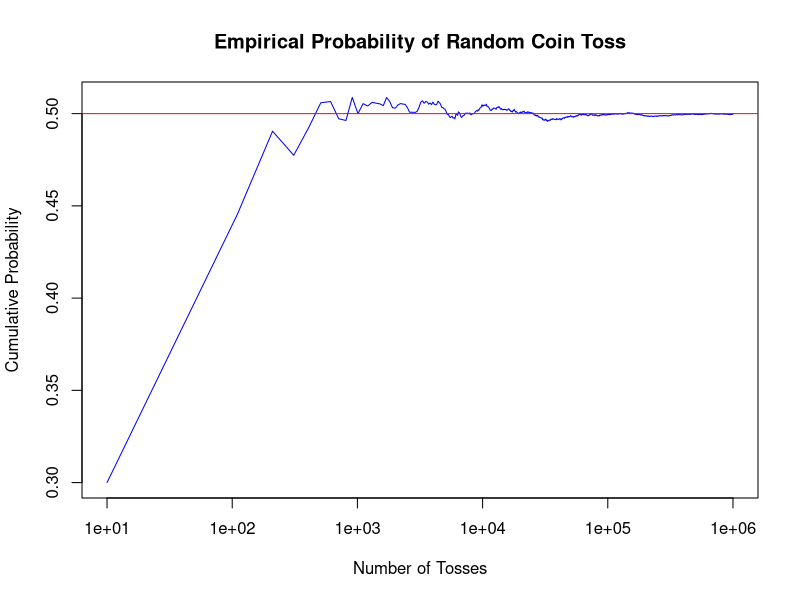

This chart was generated by the following R code:
## ---- chunk 1
# print start time of experiment
Sys.time()

# set number of tosses and the interval for plotting
tosses <- 1000000
intseq <- 100

# create a random number between 0 and 1 for each toss
randnum <- runif(1:tosses)

# bucket each random number into either heads or tail. 1 = tails
outcomes <- ifelse(randnum > 0.5, 1, 0)

# print the outcomes
# outcomes

#find the empirical probability for our trial and print result
#empprob <- sum(outcomes)/tosses
empprob <- mean(outcomes)
empprob

#cumulatively sum all th outcomes
c.outcomes <- cumsum(outcomes)

#create sequence of intervals to be used for plotting and capture the values of the 
#cumulative outcomes at each of those intervals
plot.bucket <- seq(from = 10, to = tosses, by = intseq)
#plot.bucket <- log(seq(from = 10, to = tosses, by = intseq),10)
plot.bucket.data <- c.outcomes[plot.bucket]/plot.bucket

#plot coin toss results against intervals
plot(plot.bucket, plot.bucket.data, type = "l", log="x", col="blue", ann = FALSE)
title(main = "Empirical Probability of Random Coin Toss", xlab = "Number of Tosses", ylab = "Cumulative Probability")
#draw horizontal line at .50 for theoretical probability
abline(a = 0.5, b = 0, col = "red")

Sys.time()

